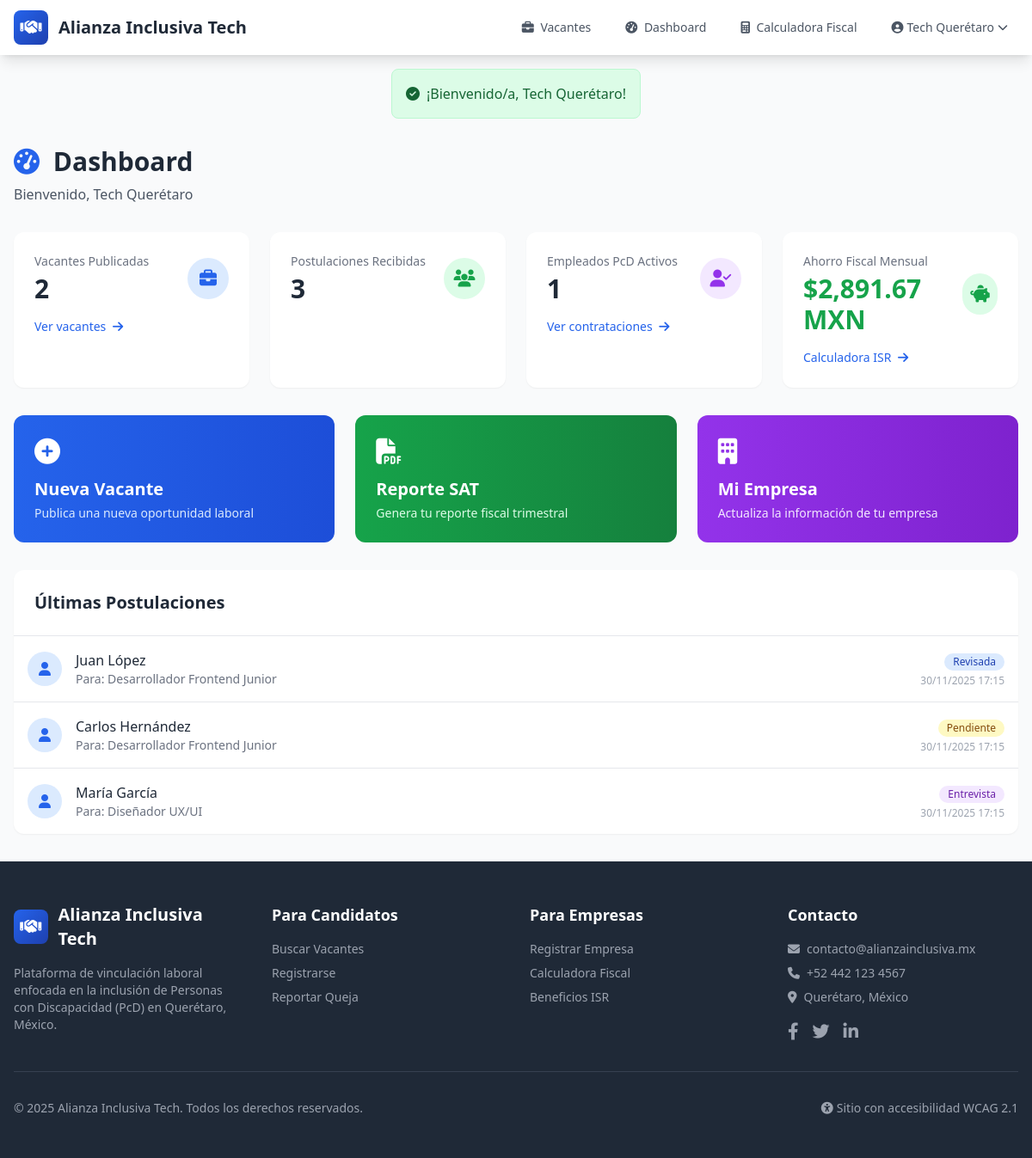
Page /empresa/dashboard (signed in) on the committed database.
### tables this page shows
CREATE TABLE empresas (
    id INT AUTO_INCREMENT PRIMARY KEY,
    usuario_id INT NOT NULL,
    razon_social VARCHAR(255) NOT NULL,
    rfc VARCHAR(13) NOT NULL,
    nombre_comercial VARCHAR(255) NULL,
    direccion_fiscal TEXT NOT NULL,
    colonia VARCHAR(150) NULL,
    municipio VARCHAR(100) NOT NULL,
    estado VARCHAR(100) DEFAULT 'Querétaro',
    codigo_postal VARCHAR(10) NOT NULL,
    sector_industrial VARCHAR(100) NOT NULL,
    tamano_empresa ENUM('micro', 'pequena', 'mediana', 'grande') DEFAULT 'pequena',
    telefono VARCHAR(20) NULL,
    sitio_web VARCHAR(255) NULL,
    logo VARCHAR(255) NULL,
    descripcion TEXT NULL,
    verificada TINYINT(1) DEFAULT 0,
    fecha_creacion DATETIME DEFAULT CURRENT_TIMESTAMP,
    fecha_actualizacion DATETIME DEFAULT CURRENT_TIMESTAMP ON UPDATE CURRENT_TIMESTAMP,
    FOREIGN KEY (usuario_id) REFERENCES usuarios(id) ON DELETE CASCADE,
    INDEX idx_rfc (rfc),
    INDEX idx_municipio (municipio)
);

CREATE TABLE postulaciones (
    id INT AUTO_INCREMENT PRIMARY KEY,
    vacante_id INT NOT NULL,
    candidato_id INT NOT NULL,
    carta_presentacion TEXT NULL,
    estado ENUM('pendiente', 'revisada', 'entrevista', 'seleccionado', 'contratado', 'rechazado') DEFAULT 'pendiente',
    score_compatibilidad INT DEFAULT 0,
    notas_empresa TEXT NULL,
    fecha_postulacion DATETIME DEFAULT CURRENT_TIMESTAMP,
    fecha_actualizacion DATETIME DEFAULT CURRENT_TIMESTAMP ON UPDATE CURRENT_TIMESTAMP,
    FOREIGN KEY (vacante_id) REFERENCES vacantes(id) ON DELETE CASCADE,
    FOREIGN KEY (candidato_id) REFERENCES candidatos(id) ON DELETE CASCADE,
    UNIQUE KEY unique_postulacion (vacante_id, candidato_id),
    INDEX idx_estado (estado)
);

CREATE TABLE candidatos (
    id INT AUTO_INCREMENT PRIMARY KEY,
    usuario_id INT NOT NULL,
    nombre VARCHAR(100) NOT NULL,
    apellido_paterno VARCHAR(100) NOT NULL,
    apellido_materno VARCHAR(100) NULL,
    fecha_nacimiento DATE NOT NULL,
    curp VARCHAR(18) NULL,
    rfc VARCHAR(13) NULL,
    telefono VARCHAR(20) NULL,
    direccion TEXT NULL,
    colonia VARCHAR(150) NULL,
    municipio VARCHAR(100) DEFAULT 'Querétaro',
    estado VARCHAR(100) DEFAULT 'Querétaro',
    codigo_postal VARCHAR(10) NULL,
    tipo_discapacidad ENUM('motriz', 'visual', 'auditiva', 'neurodivergente', 'multiple', 'otra') NOT NULL,
    descripcion_discapacidad TEXT NULL,
    porcentaje_discapacidad INT DEFAULT 0,
    certificado_discapacidad VARCHAR(255) NULL,
    certificado_verificado TINYINT(1) DEFAULT 0,
    fecha_verificacion DATETIME NULL,
    dispositivos_apoyo TEXT NULL COMMENT 'JSON array de dispositivos requeridos',
    necesidades_accesibilidad TEXT NULL COMMENT 'JSON array de necesidades',
    nivel_estudios ENUM('primaria', 'secundaria', 'preparatoria', 'tecnico', 'licenciatura', 'posgrado') NULL,
    experiencia_anos INT DEFAULT 0,
    habilidades TEXT NULL,
    curriculum_pdf VARCHAR(255) NULL,
    disponibilidad ENUM('inmediata', '15_dias', '1_mes', 'otro') DEFAULT 'inmediata',
    expectativa_salarial DECIMAL(10,2) NULL,
    foto VARCHAR(255) NULL,
    activo_busqueda TINYINT(1) DEFAULT 1,
    fecha_creacion DATETIME DEFAULT CURRENT_TIMESTAMP,
    fecha_actualizacion DATETIME DEFAULT CURRENT_TIMESTAMP ON UPDATE CURRENT_TIMESTAMP,
    FOREIGN KEY (usuario_id) REFERENCES usuarios(id) ON DELETE CASCADE,
    INDEX idx_tipo_discapacidad (tipo_discapacidad),
    INDEX idx_municipio (municipio),
    INDEX idx_activo_busqueda (activo_busqueda)
);

CREATE TABLE vacantes (
    id INT AUTO_INCREMENT PRIMARY KEY,
    empresa_id INT NOT NULL,
    titulo VARCHAR(255) NOT NULL,
    slug VARCHAR(255) NOT NULL,
    descripcion TEXT NOT NULL,
    requisitos TEXT NULL,
    tipo_contrato ENUM('indefinido', 'temporal', 'practicas', 'freelance') DEFAULT 'indefinido',
    jornada ENUM('tiempo_completo', 'medio_tiempo', 'por_horas', 'flexible') DEFAULT 'tiempo_completo',
    modalidad ENUM('presencial', 'remoto', 'hibrido') DEFAULT 'presencial',
    salario_minimo DECIMAL(10,2) NULL,
    salario_maximo DECIMAL(10,2) NULL,
    mostrar_salario TINYINT(1) DEFAULT 1,
    ubicacion VARCHAR(255) NULL,
    municipio VARCHAR(100) DEFAULT 'Querétaro',
    discapacidades_aceptadas TEXT NULL COMMENT 'JSON array de tipos de discapacidad',
    checklist_accesibilidad TEXT NULL COMMENT 'JSON del checklist',
    score_accesibilidad INT DEFAULT 0,
    estado ENUM('borrador', 'pendiente', 'publicada', 'pausada', 'cerrada') DEFAULT 'borrador',
    fecha_publicacion DATETIME NULL,
    fecha_cierre DATE NULL,
    plazas_disponibles INT DEFAULT 1,
    visitas INT DEFAULT 0,
    fecha_creacion DATETIME DEFAULT CURRENT_TIMESTAMP,
    fecha_actualizacion DATETIME DEFAULT CURRENT_TIMESTAMP ON UPDATE CURRENT_TIMESTAMP,
    FOREIGN KEY (empresa_id) REFERENCES empresas(id) ON DELETE CASCADE,
    INDEX idx_estado (estado),
    INDEX idx_municipio (municipio),
    INDEX idx_score (score_accesibilidad),
    INDEX idx_slug (slug)
);

### app/views/empresas/dashboard.php (the view, shortened to what the rows shown need)
<div class="py-8 px-4">
    <div class="max-w-7xl mx-auto">
        <div class="mb-8">
            <h1 class="text-3xl font-bold text-gray-800">
                <i class="fas fa-tachometer-alt text-primary mr-2"></i>
                Dashboard
            </h1>
            <p class="text-gray-600 mt-2">Bienvenido, <?= htmlspecialchars($empresa['nombre_comercial'] ?? $empresa['razon_social']) ?></p>
        </div>
        <div class="grid grid-cols-1 md:grid-cols-2 lg:grid-cols-4 gap-6 mb-8">
            <div class="bg-white rounded-xl shadow-sm p-6">
                <div class="flex items-center justify-between">
                    <div>
                        <p class="text-sm text-gray-500 mb-1">Vacantes Publicadas</p>
                        <p class="text-3xl font-bold text-gray-800"><?= $totalVacantes ?></p>
                    </div>
                </div>
            </div>
            <div class="bg-white rounded-xl shadow-sm p-6">
                <div class="flex items-center justify-between">
                    <div>
                        <p class="text-sm text-gray-500 mb-1">Postulaciones Recibidas</p>
                        <p class="text-3xl font-bold text-gray-800"><?= $totalPostulaciones ?></p>
                    </div>
                </div>
            </div>
            <div class="bg-white rounded-xl shadow-sm p-6">
                <div class="flex items-center justify-between">
                    <div>
                        <p class="text-sm text-gray-500 mb-1">Empleados PcD Activos</p>
                        <p class="text-3xl font-bold text-gray-800"><?= $totalContrataciones ?></p>
                    </div>
                </div>
            </div>
        </div>
        <div class="bg-white rounded-xl shadow-sm overflow-hidden">
            <div class="p-6 border-b">
                <h2 class="text-xl font-semibold text-gray-800">Últimas Postulaciones</h2>
            </div>
            <?php if (empty($ultimasPostulaciones)): ?>
            <div class="p-12 text-center">
                <i class="fas fa-inbox text-gray-300 text-5xl mb-4"></i>
                <p class="text-gray-500">No hay postulaciones recientes</p>
            </div>
            <?php else: ?>
            <div class="divide-y">
                <?php foreach ($ultimasPostulaciones as $postulacion): ?>
                <div class="p-4 hover:bg-gray-50 transition">
                    <div class="flex items-center justify-between">
                        <div class="flex items-center">
                            <div class="w-10 h-10 bg-blue-100 rounded-full flex items-center justify-center">
                                <i class="fas fa-user text-primary"></i>
                            </div>
                            <div class="ml-4">
                                <h4 class="font-medium text-gray-800">
                                    <?= htmlspecialchars($postulacion['nombre'] . ' ' . $postulacion['apellido_paterno']) ?>
                                </h4>
                                <p class="text-sm text-gray-500">
                                    Para: <?= htmlspecialchars($postulacion['vacante_titulo']) ?>
                                </p>
                            </div>
                        </div>
                        <div class="text-right">
                            <span class="inline-flex items-center px-2.5 py-0.5 rounded-full text-xs font-medium
                                <?= $postulacion['estado'] === 'pendiente' ? 'bg-yellow-100 text-yellow-800' :
                                   ($postulacion['estado'] === 'revisada' ? 'bg-blue-100 text-blue-800' :
                                   ($postulacion['estado'] === 'entrevista' ? 'bg-purple-100 text-purple-800' :
                                   ($postulacion['estado'] === 'contratado' ? 'bg-green-100 text-green-800' : 'bg-gray-100 text-gray-800'))) ?>">
                                <?= ucfirst($postulacion['estado']) ?>
                            </span>
                            <p class="text-xs text-gray-400 mt-1">
                                <?= formatoFecha($postulacion['fecha_postulacion'], true) ?>
                            </p>
                        </div>
                    </div>
                </div>
                <?php endforeach; ?>
            </div>
            <?php endif; ?>
        </div>
    </div>
</div>

### app/views/layouts/header.php (shortened to what the rows shown need)
<!DOCTYPE html>
<html lang="es">
<head>
    <script src="https://cdn.tailwindcss.com"></script>
    <link href="https://cdn.jsdelivr.net/npm/fullcalendar@5.11.3/main.min.css" rel="stylesheet">
    <link rel="stylesheet" href="https://cdnjs.cloudflare.com/ajax/libs/font-awesome/6.4.0/css/all.min.css">
</head>
<body class="bg-gray-50 min-h-screen flex flex-col">
    <nav class="bg-white shadow-lg" role="navigation" aria-label="Navegación principal">
        <div class="max-w-7xl mx-auto px-4">
            <div class="flex justify-between h-16">
                <div class="hidden md:flex items-center space-x-4">
                    <?php if (isLoggedIn()): ?>
                        <?php $user = getCurrentUser(); ?>
                        <?php if ($user['tipo'] === 'empresa'): ?>
                            <a href="<?= BASE_URL ?>/empresa/dashboard" class="text-gray-600 hover:text-primary px-3 py-2 rounded-md text-sm font-medium transition">
                                <i class="fas fa-tachometer-alt mr-1"></i> Dashboard
                            </a>
                            <a href="<?= BASE_URL ?>/fiscal/calculadora" class="text-gray-600 hover:text-primary px-3 py-2 rounded-md text-sm font-medium transition">
                                <i class="fas fa-calculator mr-1"></i> Calculadora Fiscal
                            </a>
                        <?php elseif ($user['tipo'] === 'admin'): ?>
                            <a href="<?= BASE_URL ?>/admin/dashboard" class="text-gray-600 hover:text-primary px-3 py-2 rounded-md text-sm font-medium transition">
                                <i class="fas fa-cog mr-1"></i> Administración
                            </a>
                        <?php endif; ?>
                        <div class="relative group">
                            <button class="flex items-center text-gray-600 hover:text-primary px-3 py-2 rounded-md text-sm font-medium transition">
                                <i class="fas fa-user-circle mr-1"></i>
                                <?= htmlspecialchars($user['nombre']) ?>
                                <i class="fas fa-chevron-down ml-1 text-xs"></i>
                            </button>
                        </div>
                    <?php endif; ?>
                </div>
            </div>
        </div>
    </nav>
    <main id="main-content" class="flex-grow">

### rows in the picture
empresas: nombre_comercial "Tech Querétaro"
postulaciones: vacante "2", id "3", candidato "1", candidato.apellido_paterno "María García", vacante.titulo "Diseñador UX/UI", estado "Entrevista", fecha_postulacion "30/11/2025 17:15"
postulaciones: candidato.apellido_paterno "Juan López", vacante.titulo "Desarrollador Frontend Junior", estado "Revisada", fecha_postulacion "30/11/2025 17:15"
postulaciones: candidato.apellido_paterno "Carlos Hernández", vacante.titulo "Desarrollador Frontend Junior", estado "Pendiente", fecha_postulacion "30/11/2025 17:15"

### other values in the picture
$sitioNombre "Alianza Inclusiva Tech"
$flash['mensaje'] "¡Bienvenido/a, Tech Querétaro!"
formatoMoneda($ahorroMensual) "$2,891.67 MXN"
SITE_NAME "Alianza Inclusiva Tech"
SITE_CONTACT_EMAIL "contacto@alianzainclusiva.mx"
SITE_CONTACT_PHONE "+52 442 123 4567"
